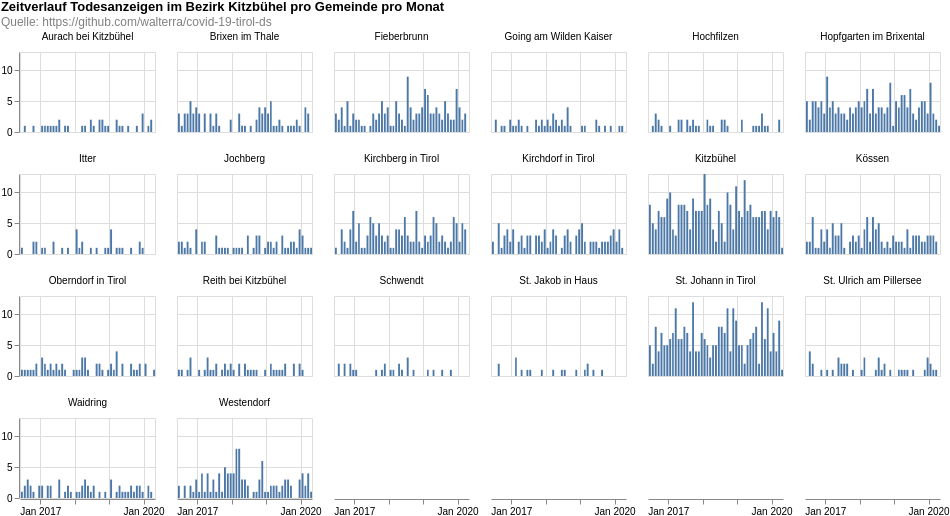

Vega-Lite specification for this chart:
### Vega-Lite specification from a JSON file in a GitHub repository (floating-point values rounded to 4 significant figures; data arrays with more than 128 entries replaced by an {"elided": "..."} marker saying what was removed)
{"$schema": "https://vega.github.io/schema/vega-lite/v4.8.1.json", "columns": 6, "config": {"view": {"continuousHeight": 300, "continuousWidth": 400}}, "data": {"name": "data-35219812e2ed8b63f1aa8d6f9d59aa08"}, "datasets": {"data-35219812e2ed8b63f1aa8d6f9d59aa08": {"elided": "1870 records"}}, "facet": {"field": "municipaly", "title": null, "type": "nominal"}, "padding": 0, "spec": {"layer": [{"encoding": {"tooltip": [{"field": "date", "timeUnit": "yearmonth", "type": "temporal"}, {"aggregate": "sum", "field": "count", "type": "quantitative"}], "x": {"field": "date", "timeUnit": "yearmonth", "title": null, "type": "temporal"}, "y": {"aggregate": "sum", "field": "count", "title": null, "type": "quantitative"}}, "height": 80, "mark": "bar", "width": 135}]}, "title": {"color": "black", "subtitle": ["Quelle: https://github.com/walterra/covid-19-tirol-ds"], "subtitleColor": "gray", "text": ["Zeitverlauf Todesanzeigen im Bezirk Kitzbühel pro Gemeinde pro Monat"]}}
